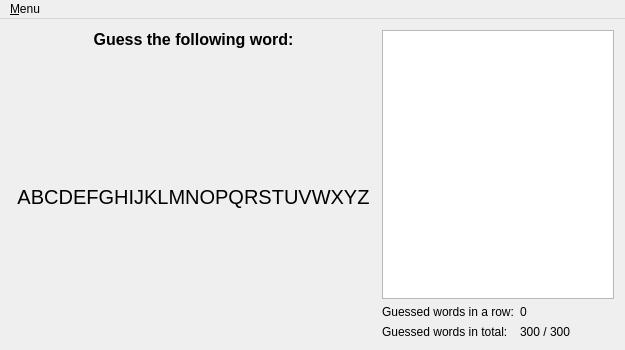
<?xml version="1.0" encoding="UTF-8"?>
<ui version="4.0">
 <class>Hangman</class>
 <widget class="QMainWindow" name="Hangman">
  <property name="geometry">
   <rect>
    <x>0</x>
    <y>0</y>
    <width>625</width>
    <height>350</height>
   </rect>
  </property>
  <property name="minimumSize">
   <size>
    <width>625</width>
    <height>350</height>
   </size>
  </property>
  <property name="maximumSize">
   <size>
    <width>625</width>
    <height>350</height>
   </size>
  </property>
  <property name="windowTitle">
   <string notr="true">Hangman</string>
  </property>
  <property name="windowIcon">
   <iconset resource="data/hangman_resources.qrc">
    <normaloff>:/hangman.png</normaloff>:/hangman.png</iconset>
  </property>
  <property name="locale">
   <locale language="English" country="UnitedStates"/>
  </property>
  <widget class="QWidget" name="centralWidget">
   <layout class="QGridLayout" name="gridLayout">
    <item row="0" column="0">
     <layout class="QVBoxLayout" name="layout_Left">
      <property name="spacing">
       <number>6</number>
      </property>
      <item>
       <widget class="QLabel" name="lbl_Caption">
        <property name="font">
         <font>
          <pointsize>12</pointsize>
          <weight>75</weight>
          <bold>true</bold>
         </font>
        </property>
        <property name="text">
         <string>Guess the following word:</string>
        </property>
        <property name="alignment">
         <set>Qt::AlignCenter</set>
        </property>
       </widget>
      </item>
      <item>
       <spacer name="verticalSpacer">
        <property name="orientation">
         <enum>Qt::Vertical</enum>
        </property>
        <property name="sizeHint" stdset="0">
         <size>
          <width>20</width>
          <height>40</height>
         </size>
        </property>
       </spacer>
      </item>
      <item>
       <widget class="QLabel" name="lbl_Word">
        <property name="sizePolicy">
         <sizepolicy hsizetype="Fixed" vsizetype="Fixed">
          <horstretch>0</horstretch>
          <verstretch>0</verstretch>
         </sizepolicy>
        </property>
        <property name="minimumSize">
         <size>
          <width>365</width>
          <height>0</height>
         </size>
        </property>
        <property name="maximumSize">
         <size>
          <width>365</width>
          <height>16777215</height>
         </size>
        </property>
        <property name="font">
         <font>
          <pointsize>15</pointsize>
         </font>
        </property>
        <property name="text">
         <string notr="true">ABCDEFGHIJKLMNOPQRSTUVWXYZ</string>
        </property>
        <property name="alignment">
         <set>Qt::AlignCenter</set>
        </property>
       </widget>
      </item>
      <item>
       <spacer name="verticalSpacer_2">
        <property name="orientation">
         <enum>Qt::Vertical</enum>
        </property>
        <property name="sizeHint" stdset="0">
         <size>
          <width>20</width>
          <height>40</height>
         </size>
        </property>
       </spacer>
      </item>
      <item>
       <layout class="QGridLayout" name="grid_Buttons">
        <property name="spacing">
         <number>3</number>
        </property>
       </layout>
      </item>
     </layout>
    </item>
    <item row="0" column="1">
     <layout class="QVBoxLayout" name="layout_right">
      <item>
       <widget class="QGraphicsView" name="graphicsView">
        <property name="acceptDrops">
         <bool>false</bool>
        </property>
        <property name="verticalScrollBarPolicy">
         <enum>Qt::ScrollBarAlwaysOff</enum>
        </property>
        <property name="horizontalScrollBarPolicy">
         <enum>Qt::ScrollBarAlwaysOff</enum>
        </property>
       </widget>
      </item>
      <item>
       <layout class="QFormLayout" name="layout_Stats">
        <item row="1" column="0">
         <widget class="QLabel" name="lbl_CptCorrectInRow">
          <property name="text">
           <string>Guessed words in a row:</string>
          </property>
         </widget>
        </item>
        <item row="1" column="1">
         <widget class="QLabel" name="lbl_CorrectInRow">
          <property name="text">
           <string notr="true">0</string>
          </property>
         </widget>
        </item>
        <item row="2" column="0">
         <widget class="QLabel" name="lbl_CptCorrectPercent">
          <property name="text">
           <string>Guessed words in total:</string>
          </property>
         </widget>
        </item>
        <item row="2" column="1">
         <widget class="QLabel" name="lbl_CorrectPercent">
          <property name="sizePolicy">
           <sizepolicy hsizetype="Fixed" vsizetype="Preferred">
            <horstretch>0</horstretch>
            <verstretch>0</verstretch>
           </sizepolicy>
          </property>
          <property name="minimumSize">
           <size>
            <width>60</width>
            <height>0</height>
           </size>
          </property>
          <property name="maximumSize">
           <size>
            <width>60</width>
            <height>16777215</height>
           </size>
          </property>
          <property name="text">
           <string notr="true">300 / 300</string>
          </property>
         </widget>
        </item>
       </layout>
      </item>
     </layout>
    </item>
   </layout>
  </widget>
  <widget class="QMenuBar" name="menuBar">
   <property name="geometry">
    <rect>
     <x>0</x>
     <y>0</y>
     <width>625</width>
     <height>30</height>
    </rect>
   </property>
   <widget class="QMenu" name="menuMain">
    <property name="title">
     <string>&amp;Menu</string>
    </property>
    <addaction name="action_NewGame"/>
    <addaction name="action_Info"/>
    <addaction name="separator"/>
    <addaction name="action_Quit"/>
   </widget>
   <addaction name="menuMain"/>
  </widget>
  <action name="action_NewGame">
   <property name="text">
    <string>&amp;New game</string>
   </property>
  </action>
  <action name="action_Quit">
   <property name="text">
    <string>&amp;Quit</string>
   </property>
  </action>
  <action name="action_Info">
   <property name="text">
    <string>&amp;Info</string>
   </property>
  </action>
 </widget>
 <layoutdefault spacing="6" margin="11"/>
 <resources>
  <include location="data/hangman_resources.qrc"/>
 </resources>
 <connections/>
</ui>
